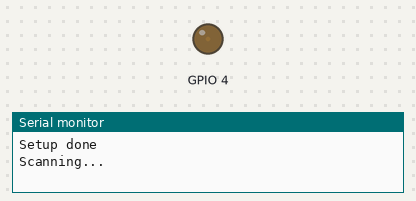
This sketch was run on a simulated ESP8266 (NodeMCU). On the bench: output pins drawn as LEDs (lit = HIGH), the last lines printed to the serial monitor. A WiFi scan finds three made-up networks. At 3.1 s the program puts the board to deep sleep or switches it off; the recording ends there.

Above: at 0.2 s.
At 2.2 s:
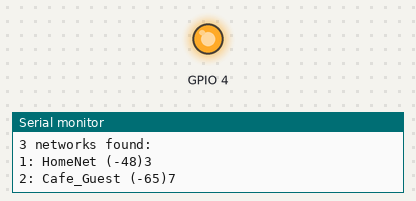
Timing chart, 0 to 3.1 s (numbered marks = the images above):
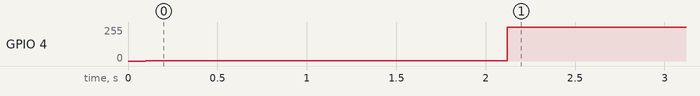

The sketch:

OpenWiFiDetector.ino
```cpp
/*
 *MASLOW: an Open WiFi Detector with ESP8266
 *based in Adafruit https://learn.adafruit.com/wifi-hotspot-finder-adafruit-pro-trinket-cc3000
 * by Andres Sabas
 * The Inventor's House Hackerspace
 * 19 sept 2015
 */

#include "ESP8266WiFi.h"

// Time to sleep (in seconds):
const int sleepTimeS = 30;

void setup() {
  Serial.begin(115200);

  // Set WiFi to station mode and disconnect from an AP if it was previously connected
  WiFi.mode(WIFI_STA);
  WiFi.disconnect();
  delay(100);
  pinMode(4, OUTPUT);
  Serial.println("Setup done");

}

void loop() {
  uint8_t sec;

  analogWrite(4, 10);

  Serial.print(F("Scanning..."));
  int n = WiFi.scanNetworks(); // WiFi.scanNetworks will return the number of networks found
  Serial.println(F("scan done"));
  if (n == 0)
    Serial.println(F("no networks found"));
  else
  {
    Serial.print(n); Serial.print(F(" network"));
      if(n > 1) Serial.print('s');
      Serial.println(F(" found:"));
    for (int i = 0; i < n; ++i)
    {
      int sec = WiFi.encryptionType(i);

        // Print SSID and RSSI for each network found
        Serial.print(i + 1);
        Serial.print(": ");
        Serial.print(WiFi.SSID(i));
        Serial.print(" (");
        Serial.print(WiFi.RSSI(i));
        Serial.print(")");
        Serial.println(sec);
        delay(10);

        if((sec == ENC_TYPE_NONE || sec == ENC_TYPE_WEP) && (WiFi.RSSI(i) > -95)) { // If open network and good signal...
            // Switch LED to conspicuous 'open networks' flash immediately
            analogWrite(4, 1023); // 1 sec
            delay(1000);
            // "Open hotspot" is as good as the indicator gets and the scan
            // can stop now, get into power-saving sleep mode ASAP.
            // If you're using the Serial console and want to see all
            // networks displayed, comment out this line:
            //Serial.println("Not security");
            //Mode Sleep for ESP8266 Version 12 or model with pin16 avaible
            //Necesary jump RST and GPIO16

            sleep_now(); // Function Sleep 30 seconds
        }
    }
  }

}

//Mode Sleep for ESP8266 Version 12 or model with pin16 avaible

void sleep_now(){

  Serial.print(F("Sleeping..."));
  // deepSleep time is defined in microseconds. Multiply
  // seconds by 1e6
  ESP.deepSleep(sleepTimeS * 1000000);
}
```

Measured:
- by itself, GPIO 4: 0/255 → 2/255 at 0.10 s, → 255/255 2.0 s later
